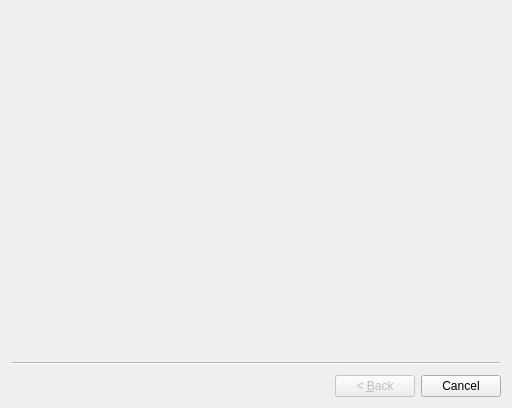
<?xml version="1.0" encoding="UTF-8"?>
<ui version="4.0">
 <class>batchIgramWizard</class>
 <widget class="QWizard" name="batchIgramWizard">
  <property name="geometry">
   <rect>
    <x>0</x>
    <y>0</y>
    <width>512</width>
    <height>408</height>
   </rect>
  </property>
  <property name="minimumSize">
   <size>
    <width>512</width>
    <height>300</height>
   </size>
  </property>
  <property name="windowTitle">
   <string>Batch process interferograms</string>
  </property>
  <property name="wizardStyle">
   <enum>QWizard::ClassicStyle</enum>
  </property>
  <property name="options">
   <set>QWizard::HelpButtonOnRight</set>
  </property>
 </widget>
 <resources/>
 <connections/>
</ui>
